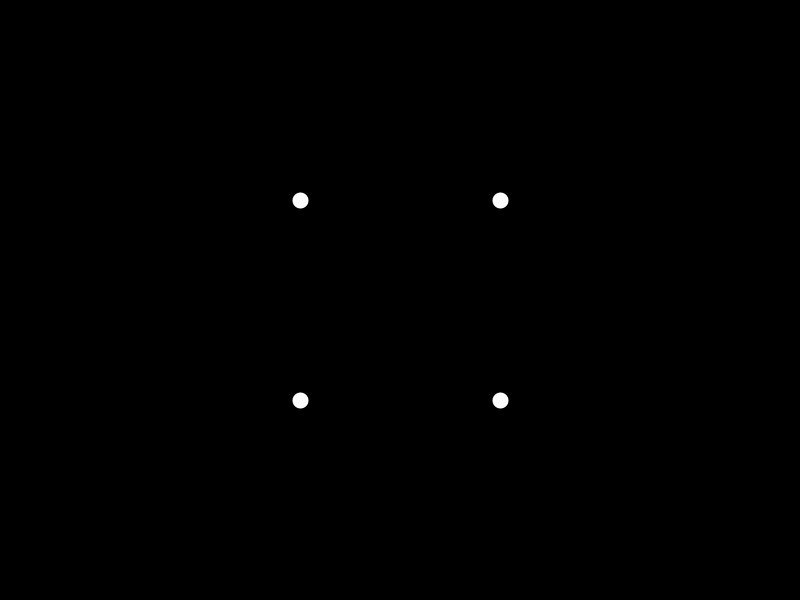
Frame 1 (no input)
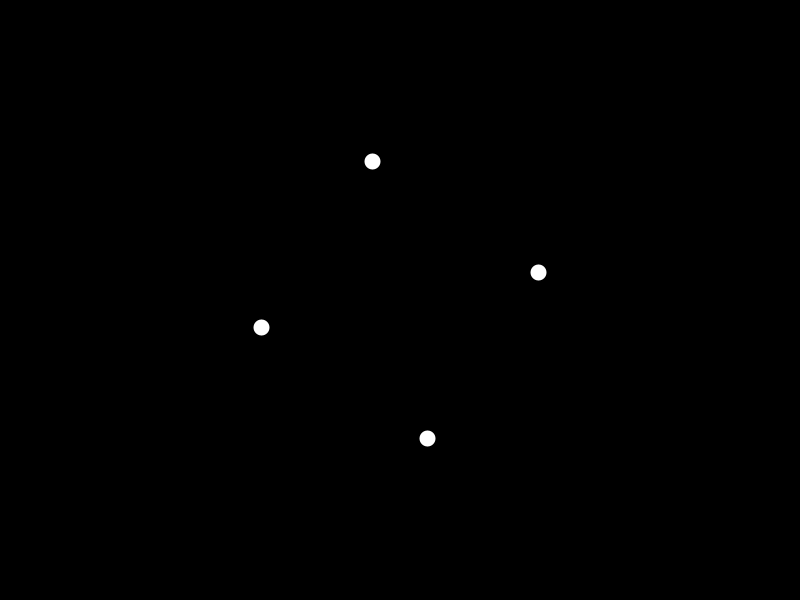
Frame 60 (the mouse pressed at the canvas centre just before this capture)
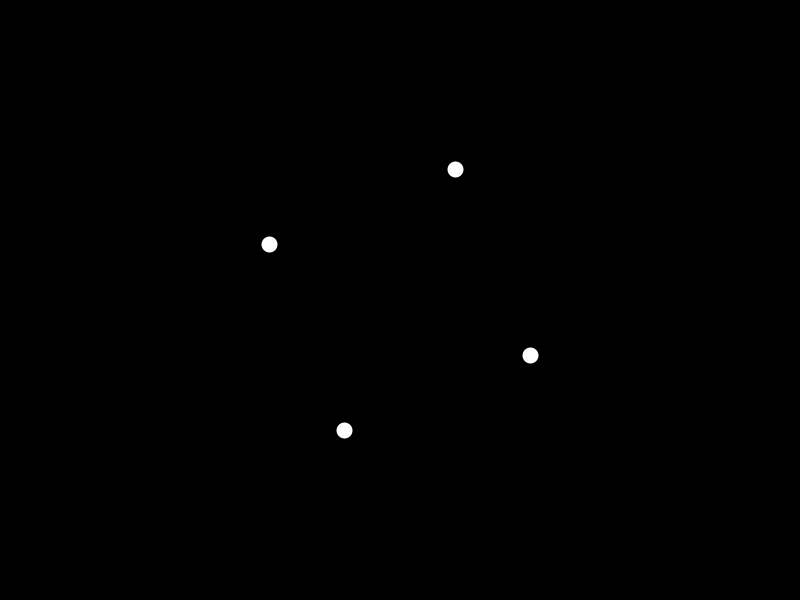
Frame 120 (the mouse held since frame 60 and released just before this capture)

The Processing sketch that drew these frames (run headless with seeded random() and noise(); from frame 60 on, the mouse is pressed at the canvas centre):

// Processing sketch: matrix_projection
// ── matrix_projection.pde
PVector[] points = new PVector[4];
float angle = 0;

float[][] projection = {
  {1, 0, 0},
  {0, 1, 0}
};

void setup() {
  size(800, 600);
  
  points[0] = new PVector(-100, -100);
  points[1] = new PVector(100, -100);
  points[2] = new PVector(100, 100);
  points[3] = new PVector(-100, 100);
}

void draw() {
  background(0);
  translate(width/2, height/2);
  stroke(255);
  strokeWeight(16);
  noFill();
  
  float[][] rotation = {
    {cos(angle), -sin(angle), 0},
    {sin(angle), cos(angle), 0}
  };
  for (PVector v : points) {
    PVector projected2d = matmul(projection, v);
    PVector rotated = matmul(rotation, projected2d);
    point(rotated.x, rotated.y);
    
    //point(v.x, v.y);
  }
  
  
  angle += 0.01;
}

// ── matrix.pde
float[][] vecToMatrix(PVector v) {
  float[][] m = new float[3][1];
  m[0][0] = v.x;
  m[1][0] = v.y;
  m[2][0] = v.z;
  return m;
}

PVector matrixToVec(float[][] m) {
  PVector v = new PVector();
  v.x = m[0][0];
  v.y = m[1][0];
  if (m.length > 2) {
    v.z = m[2][0];
  }
  return v;
}

void logMatrix(float[][] m) {
  int cols = m[0].length;
  int rows = m.length;
  println(rows + "x" + cols);
  println("----------------");
  for (int i = 0; i < rows; i++) {
    for (int j = 0; j < cols; j++) {
      print(m[i][j] + " ");
    }
    println();
  }
  println();
}


PVector matmul(float[][] a, PVector b) {
  float[][] m = vecToMatrix(b);
  return matrixToVec(matmul(a,m));
}

float[][] matmul(float[][] a, float[][] b) {
  int colsA = a[0].length;
  int rowsA = a.length;
  int colsB = b[0].length;
  int rowsB = b.length;

  if (colsA != rowsB) {
    println("Columns of A must match rows of B");
    return null;
  }

  float result[][] = new float[rowsA][colsB];

  for (int i = 0; i < rowsA; i++) {
    for (int j = 0; j < colsB; j++) {
      float sum = 0;
      for (int k = 0; k < colsA; k++) {
        sum += a[i][k] * b[k][j];
      }
      result[i][j] = sum;
    }
  }
  return result;
}
